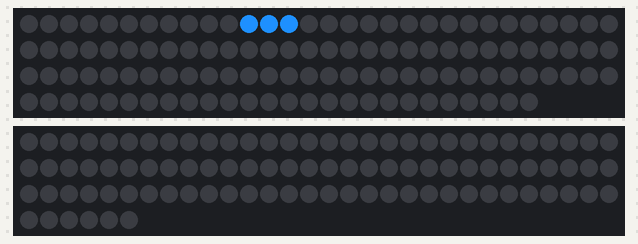
The sketch below on a simulated Arduino Uno, built with avr-gcc and run on an emulated ATmega328P. Parts: 116 RGB LEDs in strip order, left to right, continuing on the next row, 96 RGB LEDs in strip order, left to right, continuing on the next row.

Above: at 0.45 s.
At 7.44 s:
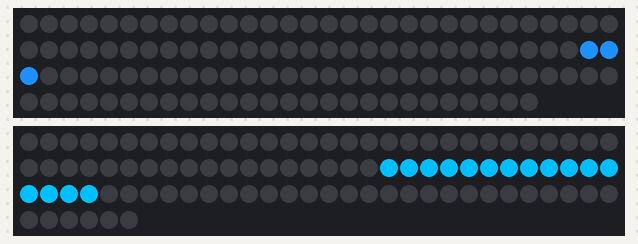
At 19.96 s:
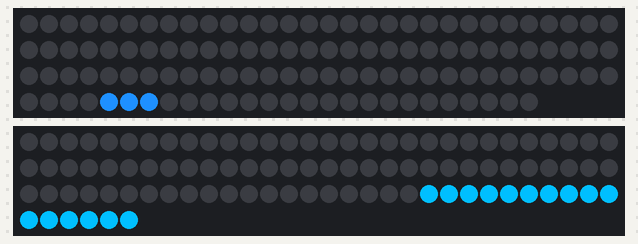
At 26.75 s:
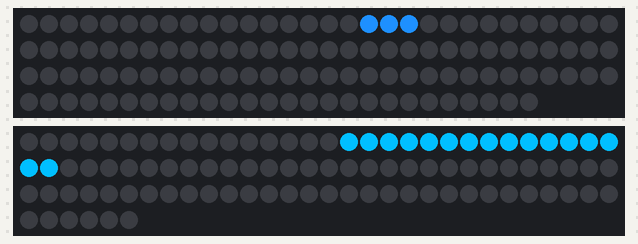
At 38.9 s:
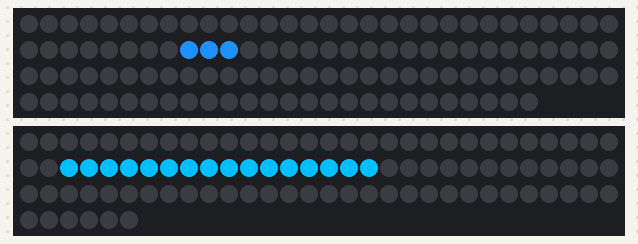
At 39.82 s:
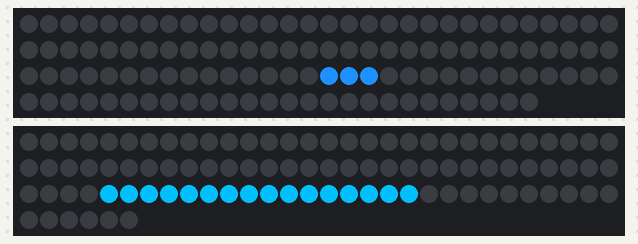

The sketch:

LightBikeMain.ino
```cpp
/*
  LightBike - A blinking bicycle for a lawn.

  Expected Completion Date: Probably never, i have no clue what im doing.
 */

#include "LightBike.h"

void setup()
{
   LightBike::Setup();
}


void loop()
{
   LightBike::Loop();
}
```

LightBike.cpp
```cpp
#include "LightBike.h"


#include <FastLED.h>

namespace CircularWheelLedStrip
{
   const int DATA_PIN = 8;
   const int NUM_LEDS = 116;

   CRGB leds[NUM_LEDS];
}

namespace SpokesWheelStrip
{
   const int DATA_PIN = 7;
   const int LEDS_PER_SPOKE = 16;
   const int NUMBER_OF_SPOKES = 6;

   const int NUM_LEDS = LEDS_PER_SPOKE * NUMBER_OF_SPOKES;

   CRGB leds[NUM_LEDS];
}

const unsigned int CHANGE_INTERVAL_MS = 25;

unsigned int g_previousMiliseconds;


bool AreCRGBsEqual(
   const CRGB& currentColor,
   const CRGB& compareColor)
{
   return (currentColor.red == compareColor.red) &&
      (currentColor.green == compareColor.green) &&
      (currentColor.blue == compareColor.blue);
}

bool intervalReached(unsigned int currentTimeMs, unsigned int previousTimeMs, unsigned int intervalMs)
{
   return (currentTimeMs - previousTimeMs) >= intervalMs;
}

void LightBike::Setup()
{
   g_previousMiliseconds = 0u;

   FastLED.addLeds<NEOPIXEL, CircularWheelLedStrip::DATA_PIN>(CircularWheelLedStrip::leds, CircularWheelLedStrip::NUM_LEDS);
   FastLED.addLeds<NEOPIXEL, SpokesWheelStrip::DATA_PIN>(SpokesWheelStrip::leds, SpokesWheelStrip::NUM_LEDS);


   for (int i = 0; i < CircularWheelLedStrip::NUM_LEDS; i++)
   {
      CircularWheelLedStrip::leds[i] = CRGB::Black;
   }

   for (int i = 0; i < SpokesWheelStrip::NUM_LEDS; i++)
   {
      SpokesWheelStrip::leds[i] = CRGB::Black;
   }


}


int g_currentWheelLedIndex = 0;

int GetPreviousWheelLedIndex()
{
   int previousLedIndex = 0;

   if (g_currentWheelLedIndex == 0)
   {
      previousLedIndex = CircularWheelLedStrip::NUM_LEDS - 1;
   }
   else
   {
      previousLedIndex = g_currentWheelLedIndex - 1;
   }
   return previousLedIndex;
}

int GetNextWheelLedIndex()
{
   int nextLedIndex = 0;

   if (g_currentWheelLedIndex + 1 != CircularWheelLedStrip::NUM_LEDS)
   {
      nextLedIndex = g_currentWheelLedIndex + 1;
   }

   return nextLedIndex;
}

int GetSpokeIndex(int currentWheelLedIndex)
{
   int spokeIndex = -1;

   if (currentWheelLedIndex == 0 ||
      currentWheelLedIndex == 1 ||
      currentWheelLedIndex == CircularWheelLedStrip::NUM_LEDS - 1)
   {
      spokeIndex = 0;
   }
   else if (
      currentWheelLedIndex == 18 ||
      currentWheelLedIndex == 19 ||
      currentWheelLedIndex == 20 )
   {
      spokeIndex = 1;
   }
   else if (
      currentWheelLedIndex == 37 ||
      currentWheelLedIndex == 38 ||
      currentWheelLedIndex == 39)
   {
      spokeIndex = 2;
   }
   else if (
      currentWheelLedIndex == 57 ||
      currentWheelLedIndex == 58 ||
      currentWheelLedIndex == 59)
   {
      spokeIndex = 3;
   }
   else if (
      currentWheelLedIndex == 74 ||
      currentWheelLedIndex == 75 ||
      currentWheelLedIndex == 76)
   {
      spokeIndex = 4;
   }
   else if (
      currentWheelLedIndex == 95 ||
      currentWheelLedIndex == 96 ||
      currentWheelLedIndex == 97)
   {
      spokeIndex = 5;
   }
   return spokeIndex;
}

void LightBike::Loop()
{
   unsigned int currentMilliseconds = millis();
   if (!intervalReached(currentMilliseconds, g_previousMiliseconds, CHANGE_INTERVAL_MS))
   {
      return;
   }
   g_previousMiliseconds = currentMilliseconds;

   //turn off previous Leds;
   int previousWheelLedIndex = GetPreviousWheelLedIndex();
   int nextWheelLedIndex = GetNextWheelLedIndex();
   CircularWheelLedStrip::leds[previousWheelLedIndex] = CRGB::Black;
   CircularWheelLedStrip::leds[g_currentWheelLedIndex] = CRGB::Black;
   CircularWheelLedStrip::leds[nextWheelLedIndex] = CRGB::Black;

   g_currentWheelLedIndex = GetNextWheelLedIndex();
   previousWheelLedIndex = GetPreviousWheelLedIndex();
   nextWheelLedIndex = GetNextWheelLedIndex();
   CircularWheelLedStrip::leds[previousWheelLedIndex] = CRGB::DodgerBlue;
   CircularWheelLedStrip::leds[g_currentWheelLedIndex] = CRGB::DodgerBlue;
   CircularWheelLedStrip::leds[nextWheelLedIndex] = CRGB::DodgerBlue;


   int spokeIndex = GetSpokeIndex(g_currentWheelLedIndex);
   if (spokeIndex != -1)
   {
      for (int i = spokeIndex * 16; i < (spokeIndex * 16) + 16; i++)
      {
         SpokesWheelStrip::leds[i] = CRGB::DeepSkyBlue;
      }
   }
   else {
      for (int i = 0; i < SpokesWheelStrip::NUM_LEDS; i++) {
         SpokesWheelStrip::leds[i] = CRGB::Black;
      }
   }

   FastLED.show();
}
```

LightBike.h
```cpp
#pragma once


namespace LightBike
{
   void Setup();

   void Loop();
}
```
